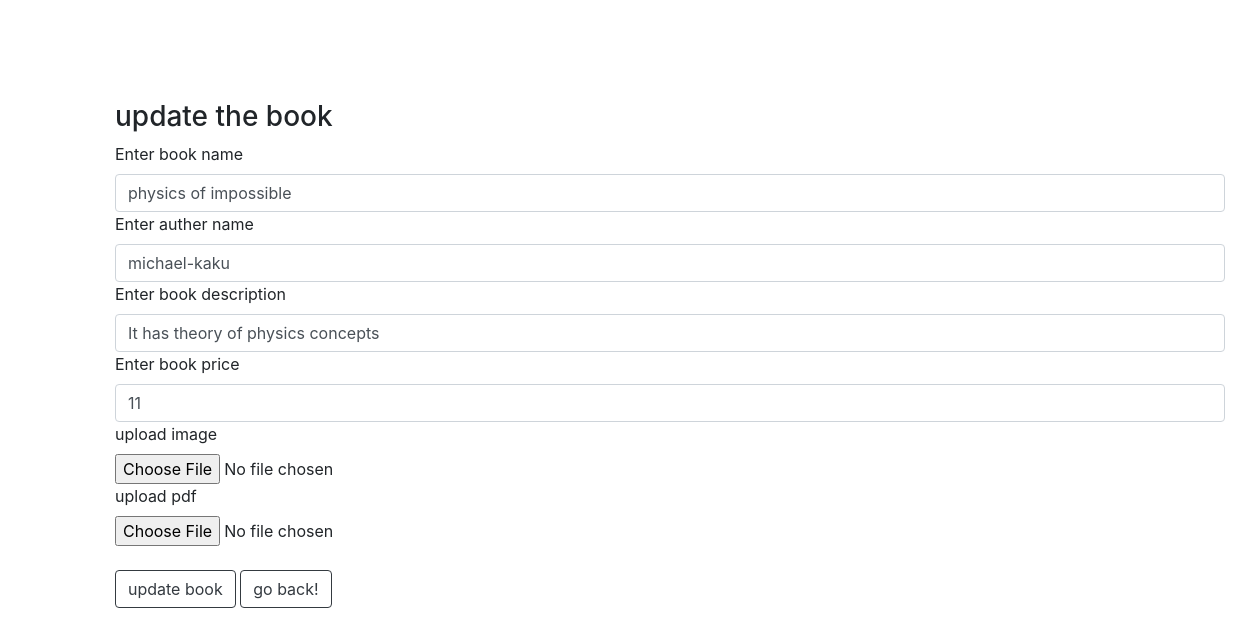
The app's page /admin_update.php?edit=35 with its own data.
### tables this page shows
CREATE TABLE `books` (
  `id` int(255) NOT NULL,
  `name` varchar(255) NOT NULL,
  `price` decimal(50,0) NOT NULL,
  `author` varchar(255) NOT NULL,
  `description` varchar(255) NOT NULL,
  `image` varchar(255) NOT NULL,
  `pdf` varchar(255) NOT NULL
);

### admin_update.php (the view, shortened to what this page needs)
<?php
@include 'config.php';
$id = $_GET['edit'];
?>
<!DOCTYPE html>
<html lang="en">
<head>
   <link rel="stylesheet" href="https://cdn.jsdelivr.net/npm/bootstrap@4.4.1/dist/css/bootstrap.min.css">
</head>
<body>
<div style="margin:100px;" class="container">
   <?php
      $select = mysqli_query($conn, "SELECT * FROM books WHERE id = '$id'");
      while($row = mysqli_fetch_assoc($select)){
         ?>
   <form action="" method="post" enctype="multipart/form-data">
      <div class="form-group">
      <h3 class="title">update the book</h3>
      <label for="exampleInputEmail1">Enter book name</label>
      <input type="text" class="form-control" name="book_name" value="<?php echo $row['name']; ?>" placeholder="enter the book name">
      <label for="exampleInputEmail1">Enter auther name</label>
      <input type="text" class="form-control" name="auther" value="<?php echo $row['author']; ?>" placeholder="enter the book auther">
      <label for="exampleInputEmail1">Enter book description</label>
      <input type="text" class="form-control" name="description" value="<?php echo $row['description']; ?>" placeholder="enter the book description">
      <label for="exampleInputEmail1">Enter book price</label>
      <input type="number" min="0" class="form-control" name="book_price" value="<?php echo $row['price']; ?>" placeholder="enter the book price">
      <label for="exampleInputEmail1">upload image</label>
      <input type="file"  class="form-control-file"  name="book_image"  accept="image/png, image/jpeg, image/jpg">
      <label for="exampleInputEmail1">upload pdf</label>
      <input type="file"  class="form-control-file"  name="book_pdf"  ><br>
      <input type="submit" value="update book" name="update_book" class="btn btn-outline-dark">
      <a href="admin_page.php" class="btn btn-outline-dark">go back!</a>
      </div>
   </form>
   <?php }; ?>
</div>
</body>
</html>

### records on screen
books: book_name "physics of impossible", auther "michael-kaku", description "It has theory of physics concepts", book_price "11"
